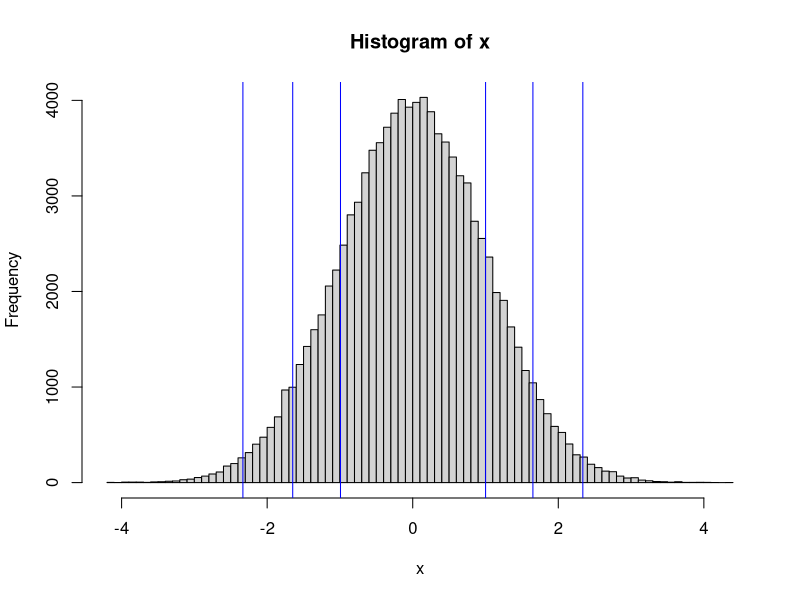
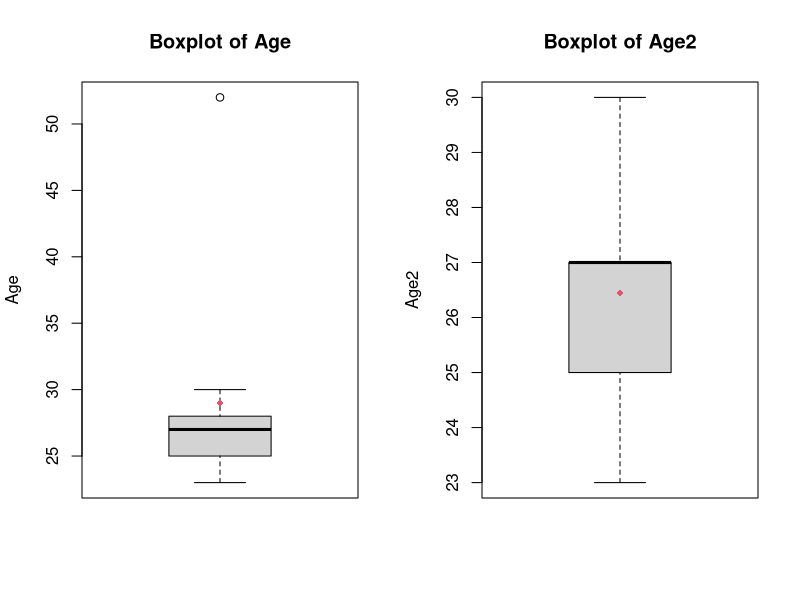
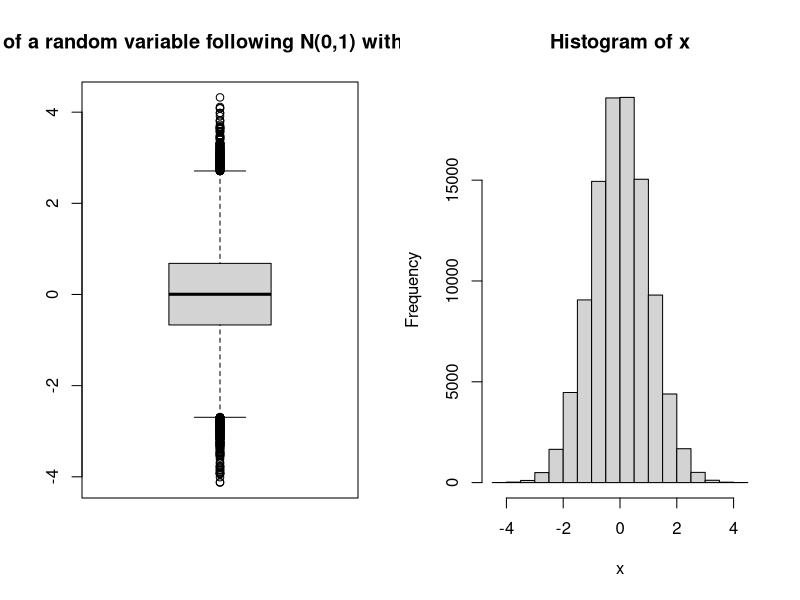
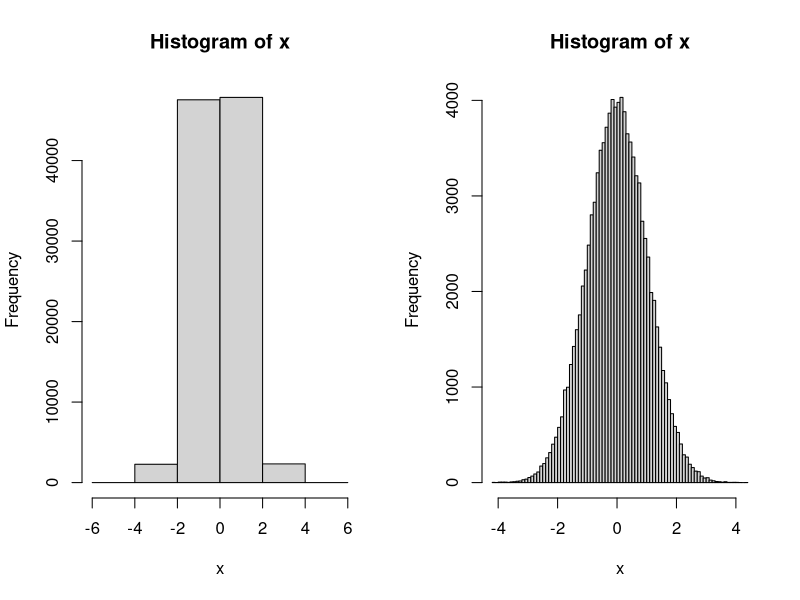
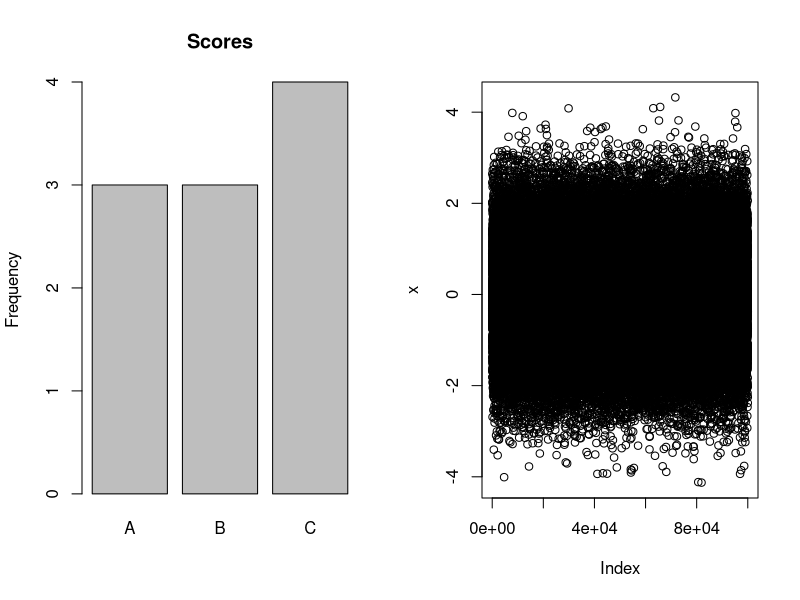

Source code (R) for these figures, in order:
## ---- chunk 1
Age <- c (25, 27, 28, 23, 52, 27, 27, 26, 25, 30)
## ---- chunk 2
sum(Age) / length(Age)
mean(Age)
## ---- chunk 3
Age2 <- c (25, 27, 28, 23, 27, 27, 26, 25, 30)
## ---- chunk 4
sort(Age)
sort(Age2)
## ---- chunk 5
sort(Age2)[5]
## ---- chunk 6
sort(Age)[c(5,6)]
sum(sort(Age)[c(5,6)])/2
## ---- chunk 7
median(Age)
median(Age2)
## ---- chunk 8
table(Age)
sort(table(Age), descending=TRUE)
## ---- chunk 9
sort(table(Age),decreasing = TRUE)[1]
## ---- chunk 10
which.max(table(Age)) #returning the position of the max, i.e. 4th position here
Age[which.max(table(Age))] #then using that position into the original vector
## ---- chunk 11
score <- as.factor ( c ("C","C","A","B","A","C","B","B","A","C"))
table(score)
## ---- chunk 12
max(Age) - min(Age)
range(Age)
## ---- chunk 13
# quartiles are the default
quantile(Age)
#deciles
quantile(Age, probs = seq(0, 1, 0.1))

#Suppose a larger set of 100000 values "normally" distributed around the mean 0
set.seed(233)
x<-rnorm(n = 100000, mean=0, sd=1)
#the 1st , 5th, 95th and 99th % and some others
quantile(x, probs = c(0.01, 0.05, 0.16, 0.84, 0.95, 0.99))
## ---- chunk 14
hist(x, breaks = 100)
abline(v=quantile(x, probs = c(0.01, 0.05, 0.16, 0.84, 0.95, 0.99)), col="blue")
## ---- chunk 15
quantile(Age, probs = 0.75) - quantile(Age, probs = 0.25)

#or
IQR(Age)
## ---- chunk 16
v<- Age-mean(Age) #set of deviations to the mean
sum(v)/length(v)
## ---- chunk 17
abs_v<- abs(Age-mean(Age)) #set of deviations to the mean
mean(abs_v)
## ---- chunk 18
(Age-mean(Age))^2 #squared deviations to the mean
sum((Age-mean(Age))^2) #sum of squared deviations to the mean
sum((Age-mean(Age))^2)/(length(Age)-1) #...divided by n-1

var(Age)
var(Age2)
## ---- chunk 19
sqrt(var(Age))
sqrt(var(Age2))
#or simply
sd(Age) #again remember it is the sample sd
sd(Age2)
## ---- chunk 20
par (mfrow = c(1, 2)) # to display multiple plots at once
boxplot(Age, ylab = "Age", main = "Boxplot of Age")
points(mean(Age), col = 2, pch = 18)

boxplot(Age2, ylab = "Age2", main = "Boxplot of Age2")
points(mean(Age2), col = 2, pch = 18)
## ---- chunk 21
stem(Age)
stem(Age2)
## ---- chunk 22
set.seed(233)
x<-rnorm(n = 100000, mean=0, sd=1)

summary(x)
boxplot(x, main = "Boxplot of a random variable following N(0,1) with n = 100,000")
hist(x)
## ---- chunk 23
par(mfrow=c(1,2))
hist(x, breaks=5)
hist(x, breaks=100)
## ---- chunk 24
table(score)
plot(score, main = "Scores", ylab = "Frequency")
## ---- chunk 25
plot(x)
